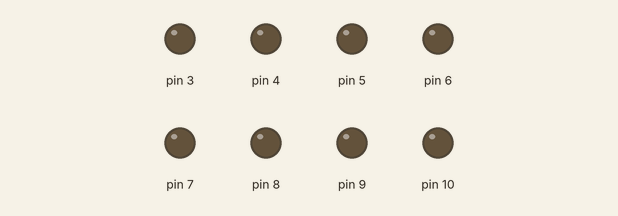
Simulated run of this sketch. Board: Arduino Uno, built with avr-gcc and run on an emulated ATmega328P. On the bench: output pins drawn as LEDs (lit = HIGH).

Above: at 1.0 s.
At 2.2 s:
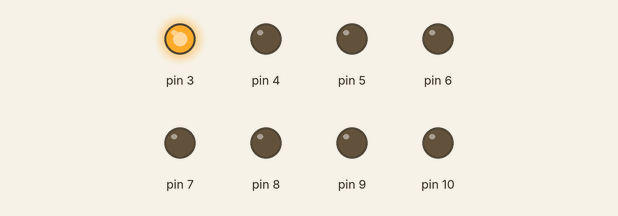
At 2.7 s:
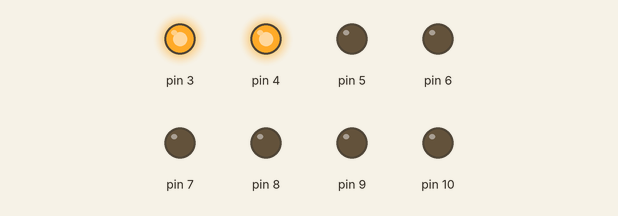
At 3.2 s:
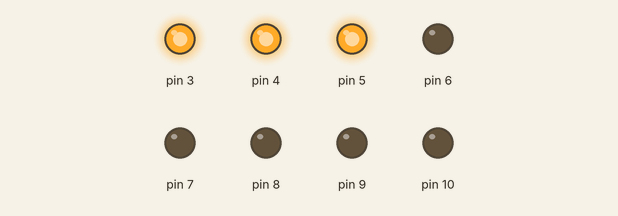
At 4.2 s:
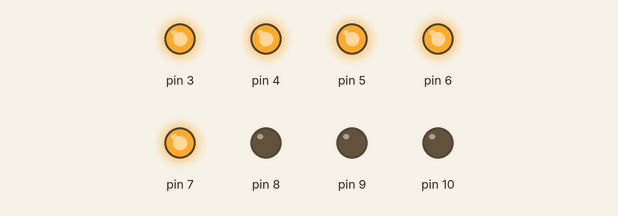
At 5.2 s:
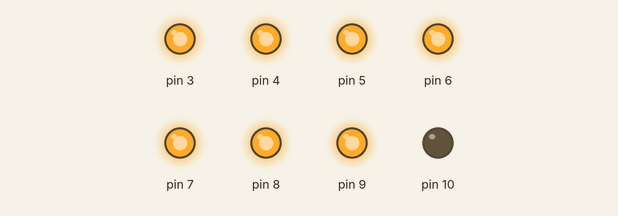
Timing chart, 0 to 6.9 s (numbered marks = the images above):
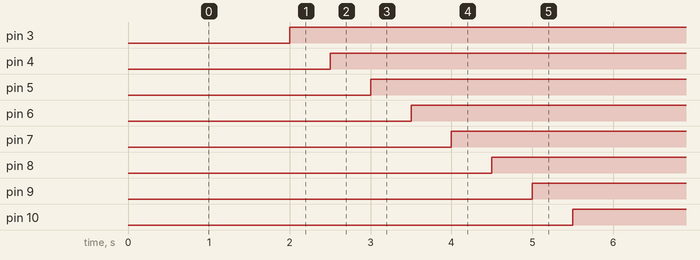

The sketch:

Chase.ino
```cpp
int i = 0 ;
void setup() {          // Defining mode : output or input
  for (i=3 ; i<=10 ; i++)
      pinMode(i, OUTPUT);
}

void loop() {               // Switchin OFF all the leds
  delay(2000);
  for (i=3 ; i<=10 ; i++)
    digitalWrite(i, LOW);
                          // Switchin ON all the leds on by one with 0.5 seconds time interval
  for (i=3 ; i<=10 ; i++)
  {
      digitalWrite(i, HIGH);
      delay(500);
  }
}
```

Measured:
- by itself, pin 3: LOW → HIGH at 2.0 s
- by itself, pin 4: alternates HIGH for 5.5 s and LOW for 0.50 s
- by itself, pin 5: alternates HIGH for 5.0 s and LOW for 1.0 s
- by itself, pin 6: alternates HIGH for 4.5 s and LOW for 1.5 s
- by itself, pin 7: alternates HIGH for 4.0 s and LOW for 2.0 s
- by itself, pin 8: alternates HIGH for 3.5 s and LOW for 2.5 s
- by itself, pin 9: alternates HIGH for 3.0 s and LOW for 3.0 s
- by itself, pin 10: alternates HIGH for 2.5 s and LOW for 3.5 s
